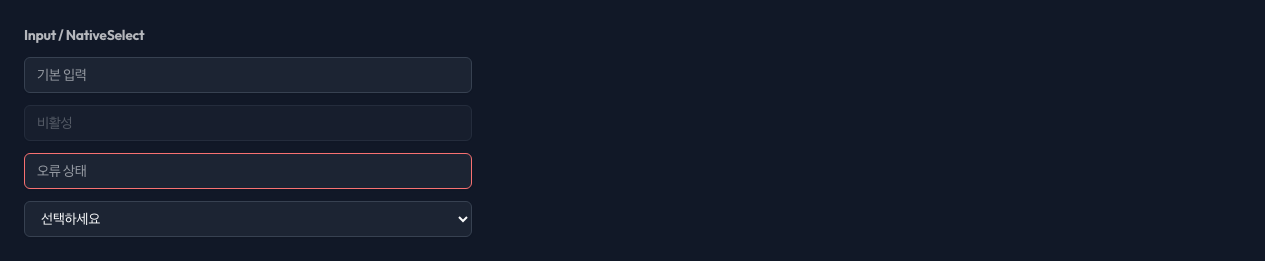
#> input picture frontend/e2e/primitives.spec.ts-snapshots/gallery-inputs-dark-chromium-darwin.png, 1265 x 261 px
$ python autocrop.py ../../../frontend/e2e/primitives.spec.ts-snapshots/gallery-inputs-dark-chromium-darwin.png
#> lines starting #> are read from the running program, lines starting #| are printed output that depends on the picture
import sys
from PIL import Image, ImageChops

PAD = 20
BG = (245, 246, 248)  # #f5f6f8

for path in sys.argv[1:]:
    img = Image.open(path).convert("RGB")
#> img is the input picture: PIL image 1265x261 RGB; mean R, G, B 20.3, 27, 41.9
    bg = Image.new("RGB", img.size, BG)
    diff = ImageChops.difference(img, bg)
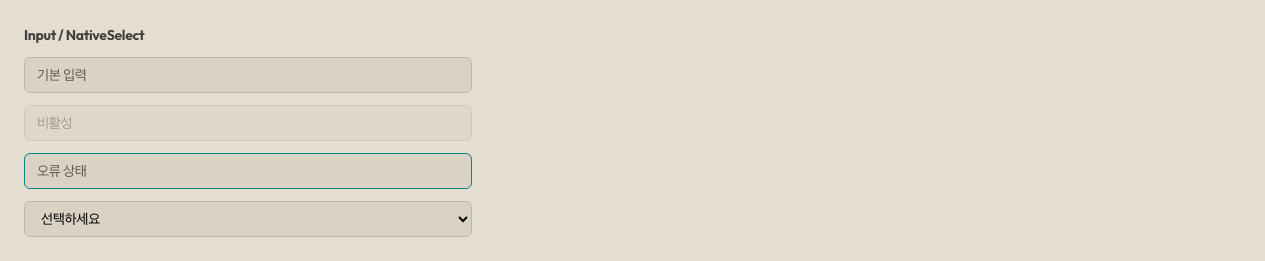
#> diff: PIL image 1265x261 RGB; mean R, G, B 224.7, 219, 206.1
    bbox = diff.getbbox()
#> bbox = (0, 0, 1265, 261)
    if bbox is None:
        print(f"skip (all background): {path}")
        continue
    left, top, right, bottom = bbox
#> left = 0; top = 0; right = 1265; bottom = 261
    left = max(0, left - PAD)
    top = max(0, top - PAD)
    right = min(img.width, right + PAD)
    bottom = min(img.height, bottom + PAD)
    cropped = img.crop((left, top, right, bottom))
    cropped.save(path)
    print(f"{path}: {img.size} -> {cropped.size}")
#| ../../../frontend/e2e/primitives.spec.ts-snapshots/gallery-inputs-dark-chromium-darwin.png: (1265, 261) -> (1265, 261)

$ run again, on frontend/e2e/primitives.spec.ts-snapshots/confirm-dialog-default-dark-chromium-darwin.png
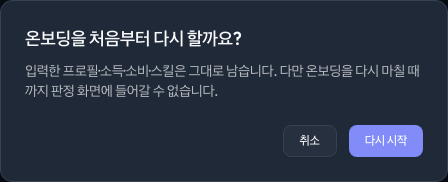
#> input picture frontend/e2e/primitives.spec.ts-snapshots/confirm-dialog-default-dark-chromium-darwin.png, 448 x 182 px
#> img is the input picture: PIL image 448x182 RGB; mean R, G, B 40.9, 50.6, 66.8
#> `diff = ImageChops.difference(img, bg)`:
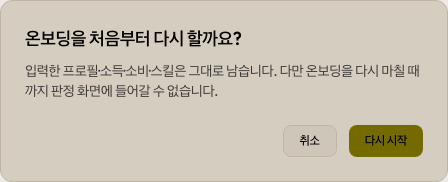
#> diff: PIL image 448x182 RGB; mean R, G, B 204.2, 195.4, 181.3
#> bbox = (0, 0, 448, 182)
#> left = 0; right = 448; bottom = 182
#| ../../../frontend/e2e/primitives.spec.ts-snapshots/confirm-dialog-default-dark-chromium-darwin.png: (448, 182) -> (448, 182)
